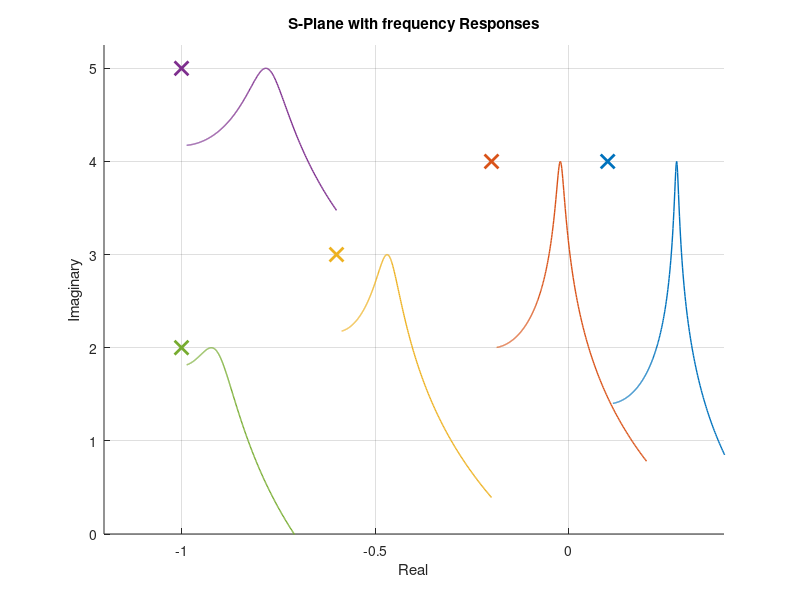

Write MATLAB code to recreate this figure.
function s_plane_dynamics(poles, responseType)
    % Handle default arguments
    if nargin < 1 || isempty(poles)
        poles = [0.1 + 4j, -0.2 + 4j, -0.6 + 3j, -1 + 5j, -1 + 2j]; % good for frequency
        % poles = [1, -1, 4j, -4, 2+3j, -3+3j, -2+5j]; % good for impulse
    end
    if nargin < 2
        responseType = 'frequency';
    end

    % Set up figure
    figure; hold on;
    title(['S-Plane with ' responseType ' Responses']);
    xlabel('Real'); ylabel('Imaginary');
    xlim([-1.2, 0.4]); ylim([0, 5.25]);
    grid on;

    % Generate colors
    colors = lines(numel(poles));
    t = linspace(0, 2.5, 500); % Time vector for step response
    natural_freqs = abs(imag(poles)) + abs(real(poles));  % crude estimate
    w_min = min(natural_freqs)/10;
    w_max = max(natural_freqs)*1.5;
    w = logspace(log10(w_min), log10(w_max), 500);

    % Track complex pairs already linked
    linked = [];

    for i = 1:numel(poles)
        p = poles(i);
        c = colors(i, :);

        % Plot pole
        plot(real(p), imag(p), 'x', 'Color', c, 'MarkerSize', 10, 'LineWidth', 2);

        % Build transfer function
        if isreal(p)
            sys = tf(1, [1 -p]);
        else
            % Complex: use 2nd-order with both conjugate poles
            if real(p) < 0  % to keep stability
                pair = [1 -2*real(p) abs(p)^2];
                sys = tf(abs(p)^2, pair);
            else
                pair = [1 -2*real(p) abs(p)^2];
                sys = tf(abs(p)^2, pair); % unstable but plotted anyway
            end
        end

        % Determine plot
        x_offset = 0; scale = 0.4;

        switch lower(responseType)
            case 'step'
                [y, ~] = step(sys, t);
                t_plot = real(p) + x_offset + (t / max(t)) * 0.7;
                y_plot = imag(p) + y * scale;
                plot(t_plot, y_plot, 'Color', c, 'LineWidth', 1);

            case 'impulse'
                [y, ~] = impulse(sys, t);
                t_plot = real(p) + x_offset + (t / max(t)) * 0.7;
                y_plot = imag(p) + y * scale;
                plot(t_plot, y_plot, 'Color', c, 'LineWidth', 1);

            case 'frequency'
                [mag, ~] = bode(sys, w); % for mag
                % [~ , mag] = bode(sys, w); % for phase ignore bad vir name
                mag = squeeze(mag); % remove singleton dims
                w_norm = w / max(w);
                mag_db = max(20*log10(mag / max(mag)) / 2,-60);
                mag_shift = mag_db * scale/2;
                x_plot = real(p) + x_offset + w_norm * scale;
                y_plot = imag(p) + mag_shift;  % normalize to system max
                %fill([x_plot, fliplr(x_plot)],[imag(p) * ones(size(mag_shift)), fliplr(mag_shift+imag(p))], c, 'FaceAlpha', 0.2, 'EdgeColor', 'none'); % broken idk why
                plot(x_plot, y_plot, 'Color', c, 'LineWidth', 1);
        end

        % Connect complex conjugates
        if imag(p) ~= 0
            conj_index = find(poles == conj(p));
            if ~ismember(i, linked) && ~isempty(conj_index)
                plot([real(p), real(conj(p))], [imag(p), imag(conj(p))], ':', 'Color', [0.4, 0.4, 0.4]);
                linked = [linked i conj_index];
            end
        end
    end
end
